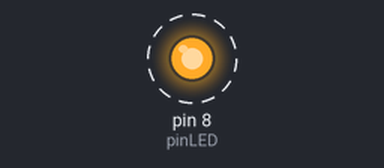
Simulated run of this sketch. Board: Arduino Uno, built with avr-gcc and run on an emulated ATmega328P. On the bench: output pins drawn as LEDs (lit = HIGH). Dashed ring = blinking.

Above: at 0.5 s.
Timing chart, 0 to 4.6 s (numbered marks = the images above):
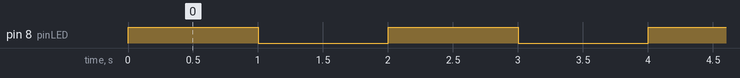

Measured:
- by itself, pin 8 (pinLED): alternates HIGH for 1.0 s and LOW for 1.0 s

The sketch:

showlcd.ino
```cpp
const int pinLED = 8;
void setup() {
pinMode(pinLED, OUTPUT);
}

void loop() {
  digitalWrite(pinLED,HIGH);
  delay(1000);
  digitalWrite(pinLED,LOW);
  delay(1000);
}
```
